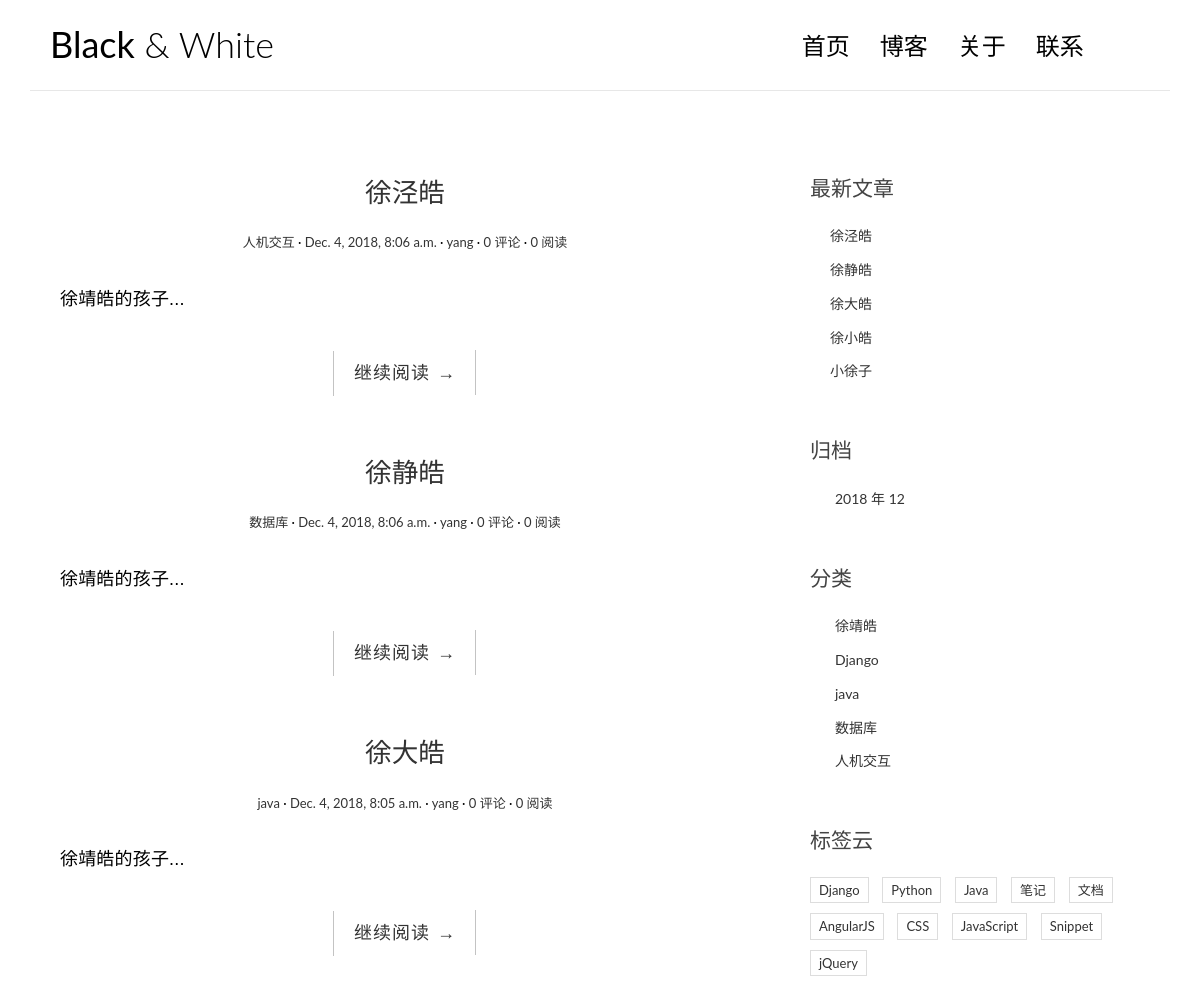
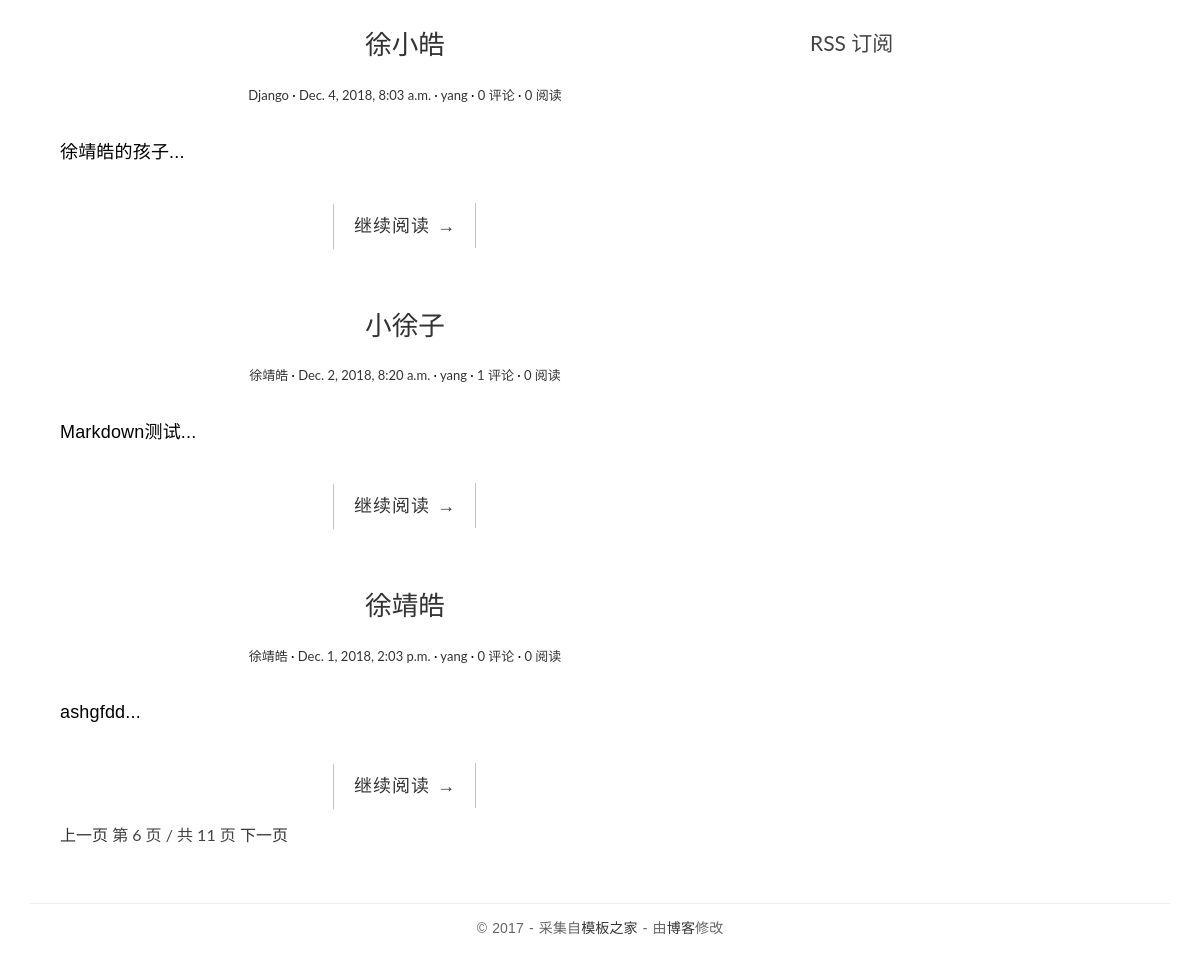
The app's page /index/ with its own data (2 pictures, top to bottom).
### blog/models.py (models this page shows, shortened)
@python_2_unicode_compatible
class Post(models.Model):
    title = models.CharField(max_length=70)
    body = models.TextField()
    created_time = models.DateTimeField()
    modified_time = models.DateTimeField()
    excerpt = models.CharField(max_length=200, blank=True)
    category = models.ForeignKey(Category, on_delete=models.CASCADE)
    tags = models.ManyToManyField(Tag, blank=True)
    author = models.ForeignKey(User, on_delete=models.CASCADE)
    views = models.PositiveIntegerField(default=0)
    def get_absolute_url(self):
        return reverse('blog:detail', kwargs={'pk': self.pk})
    class Meta:
        ordering = ['-created_time']

@python_2_unicode_compatible
class Category(models.Model):
    name = models.CharField(max_length=100)

### blog/views.py (the view)
# urls.py: url(r'^index/', views.index, name='index'),
def index(request):
    post_list = Post.objects.all().order_by('-created_time')
    return render(request, 'blog/index.html', context={'post_list': post_list})

### blog/templatetags/blog_tags.py (called while the page is built)
@register.simple_tag
def get_recent_posts(num=5):
    return Post.objects.all().order_by('-created_time')[:num]

@register.simple_tag
def archives():
    return Post.objects.dates('created_time', 'month', order='DESC')

@register.simple_tag
def get_categories():
    return Category.objects.annotate(num_posts=Count('post')).filter(num_posts__gt=0)

### templates/blog/index.html (shortened to what this page needs)
{% extends 'base.html' %}
{% block main %}
    {% for post in post_list %}
        <article class="post post-{{ post.pk }}">
            <header class="entry-header">
                <h1 class="entry-title">
                    <a href="{{ post.get_absolute_url }}">{{ post.title }}</a>
                </h1>
                <div class="entry-meta">
                    <span class="post-category"><a href="{% url 'blog:category' post.category.pk %}">{{ post.category.name }}</a></span>
                    <span class="post-date"><a href="#"><time class="entry-date"
                                                            datetime="{{ post.created_time }}">{{ post.created_time }}</time></a></span>
                    <span class="post-author"><a href="#">{{ post.author }}</a></span>
                    <span class="comments-link"><a href="{{ post.get_absolute_url }}#comment-area">{{ post.comment_set.count }} 评论</a></span>
                    <span class="views-count"><a href="{{ post.get_absolute_url }}">{{ post.views }} 阅读</a></span>
                </div>
            </header>
            <div class="entry-content clearfix">
                <p>{{ post.excerpt }}...</p>
                <div class="read-more cl-effect-14">
                    <a href="{{ post.get_absolute_url }}" class="more-link">继续阅读 <span class="meta-nav">→</span></a>
                </div>
            </div>
        </article>
    {% empty %}
        <div class="no-post">暂时还没有发布的文章！</div>
    {% endfor %}
    <div class="pagination-simple">
        <a href="#">上一页</a>
        <span class="current">第 6 页 / 共 11 页</span>
        <a href="#">下一页</a>
    </div>
{% endblock main %}

### templates/base.html (shortened to what this page needs)
{% load staticfiles %}
{% load blog_tags %}
<!DOCTYPE html>
<html>
    <head>
        <link rel="stylesheet" href="http://code.ionicframework.com/ionicons/2.0.1/css/ionicons.min.css">
        <link rel="stylesheet" href="{% static 'css/bootstrap.min.css' %}">
        <link rel="stylesheet" href="{% static 'css/pace.css' %}">
        <link rel="stylesheet" href="{% static 'css/custom.css' %}">
        <link rel="stylesheet" href="{% static 'css/highlights/github.css' %}">
    </head>
    <body>
        <div class="container">
            <header id="site-header">
                <div class="row">
                    <div class="col-md-4 col-sm-5 col-xs-8">
                        <div class="logo">
                            <h1><a href="{% url 'blog:index' %}"><b>Black</b> &amp; White</a></h1>
                        </div>
                    </div>
                    <div class="col-md-8 col-sm-7 col-xs-4">
                        <nav class="main-nav" role="navigation">
                            <div class="collapse navbar-collapse" id="bs-example-navbar-collapse-1">
                                <ul class="nav navbar-nav navbar-right">
                                    <li class="cl-effect-11"><a href="{% url 'blog:index' %}" data-hover="首页">首页</a></li>
                                    <li class="cl-effect-11"><a href="../full-width.html" data-hover="博客">博客</a></li>
                                    <li class="cl-effect-11"><a href="../about.html" data-hover="关于">关于</a></li>
                                    <li class="cl-effect-11"><a href="../contact.html" data-hover="联系">联系</a></li>
                                </ul>
                            </div>
                        </nav>
                    </div>
                </div>
            </header>
        </div>
        <div class="content-body">
            <div class="container">
                <div class="row">
                    <main class="col-md-8">
                        {% block main %}
                        {% endblock main %}
                    </main>
                    <aside class="col-md-4">
                        <div class="widget widget-recent-posts">
                            <h3 class="widget-title">最新文章</h3>
                            {% get_recent_posts as recent_post_list %}
                            <ul>
                                {% for post in recent_post_list %}
                                    <li>
                                        <a href="{{ post.get_absolute_url }}">{{ post.title }}</a>
                                    </li>
                                {% empty %}
                                    暂无文章
                                {% endfor %}
                            </ul>
                        </div>
                        <div class="widget widget-archives">
                            <h3 class="widget-title">归档</h3>
                            {% archives as date_list %}
                            <ul>
                                {% for date in date_list %}
                                <li>
                                    <a href="{% url 'blog:archives' date.year date.month %}">{{ date.year }} 年 {{ date.month }}</a>
                                </li>
                                {% empty %}
                                    暂无归档！
                                {% endfor %}
                            </ul>
                        </div>
                        <div class="widget widget-category">
                            <h3 class="widget-title">分类</h3>
                            {% get_categories as category_list %}
                            <ul>
                                {% for category in category_list %}
                                    <li>
                                        <a href="{% url 'blog:category' category.pk %}">{{ category.name }}  </a>
                                    </li>
                                {% empty %}
                                    暂无分类！
                                {% endfor %}
                            </ul>
                        </div>
                        <div class="widget widget-tag-cloud">
                            <h3 class="widget-title">标签云</h3>
                            <ul>
                                <li>
                                    <a href="#">Django</a>
                                </li>
                                <li>
                                    <a href="#">Python</a>
                                </li>
                                <li>
                                    <a href="#">Java</a>
                                </li>
                                <li>
                                    <a href="#">笔记</a>
                                </li>
                                <li>
                                    <a href="#">文档</a>
                                </li>
                                <li>
                                    <a href="#">AngularJS</a>
                                </li>
                                <li>
                                    <a href="#">CSS</a>
                                </li>
                                <li>
                                    <a href="#">JavaScript</a>
                                </li>
                                <li>
                                    <a href="#">Snippet</a>
                                </li>
                                <li>
                                    <a href="#">jQuery</a>
                                </li>
                            </ul>
                        </div>
                        <div class="rss">
                            <a href=""> RSS 订阅</a>
                        </div>
                    </aside>
                </div>
            </div>
        </div>
        <footer id="site-footer">
            <div class="container">
                <div class="row">
                    <div class="col-md-12">
                        <p class="copyright">&copy 2017 - 采集自<a href="http://www.cssmoban.com/"
                                                                target="_blank" title="模板之家">模板之家</a>
                            - 由<a href="http://zmrenwu.com/" title="网页模板" target="_blank">博客</a>修改
                        </p>
                    </div>
                </div>
            </div>
        </footer>
    </body>
</html>

### blog/static/css/custom.css (style rules this page uses)
* { outline: none; }
h1, h2, h3, h4, h5, h6 { margin-top: 0; }
b { font-weight: 400; }
a { color: #333; }
body { color: #444; font-family: 'Lato', sans-serif; }
p { font-family: 'Ubuntu', sans-serif; font-weight: 400; word-spacing: 1px; letter-spacing: 0.01em; }
#site-header { background-color: #FFF; padding: 25px 20px; margin-bottom: 40px; border-bottom: 1px solid #e7e7e7; }
.logo h1 a { color: #000; }
.logo h1 { margin: 0; font-family: 'Lato', sans-serif; font-weight: 300; }
.main-nav { margin-top: 11px; max-width: 95%; }
.main-nav a { color: #000000 !important; padding: 0 0 5px 0 !important; margin-right: 30px; font-family: 'Lato', sans-serif; font-weight: 300; font-size: 24px; }
.cl-effect-11 a { padding: 10px 0; color: #0972b4; text-shadow: none; }
.cl-effect-11 a::before { position: absolute; top: 0; left: 0; overflow: hidden; padding: 0 0 5px 0 !important; max-width: 0; border-bottom: 1px solid #000; color: #000; content: attr(data-hover); white-space: nowrap; -webkit-transition: max-width 0.5s; -moz-transition: max-width 0.5s; transition: max-width 0.5s; }
.content-body { padding-bottom: 4em; }
.post { background: #fff; padding: 30px 30px 0; }
.entry-title { text-align: center; font-size: 1.9em; margin-bottom: 20px; line-height: 1.6; padding: 10px 20px 0; }
.entry-meta { text-align: center; color: #DDDDDD; font-size: 13px; margin-bottom: 30px; }
.entry-content { font-size: 18px; line-height: 1.9; font-weight: 300; color: #000; }
.post-category::after, .post-date::after, .post-author::after, .comments-link::after { content: ' ·'; color: #000; }
.read-more { font-family: 'Ubuntu', sans-serif; font-weight: 400; word-spacing: 1px; letter-spacing: 0.01em; text-align: center; margin-top: 20px; }
.cl-effect-14 a { padding: 0 20px; height: 45px; line-height: 45px; position: relative; display: inline-block; margin: 15px 25px; letter-spacing: 1px; font-weight: 400; text-shadow: 0 0 1px rgba(255, 255, 255, 0.3); }
.cl-effect-14 a::before, .cl-effect-14 a::after { position: absolute; width: 45px; height: 1px; background: #C3C3C3; content: ''; -webkit-transition: all 0.3s; -moz-transition: all 0.3s; transition: all 0.3s; pointer-events: none; }
.cl-effect-14 a::before { top: 0; left: 0; -webkit-transform: rotate(90deg); -moz-transform: rotate(90deg); transform: rotate(90deg); -webkit-transform-origin: 0 0; -moz-transform-origin: 0 0; transform-origin: 0 0; }
.cl-effect-14 a::after { right: 0; bottom: 0; -webkit-transform: rotate(90deg); -moz-transform: rotate(90deg); transform: rotate(90deg); -webkit-transform-origin: 100% 0; -moz-transform-origin: 100% 0; transform-origin: 100% 0; }
.widget { background: #fff; padding: 30px 0 0; }
.widget-title { font-size: 1.5em; margin-bottom: 20px; line-height: 1.6; padding: 10px 0 0; font-weight: 400; }
.widget-recent-posts ul { padding: 0; margin: 0; padding-left: 20px; }
.widget-recent-posts ul li { list-style-type: none; position: relative; line-height: 170%; margin-bottom: 10px; }
.widget-recent-posts ul li::before { content: '\f3d3'; font-family: "Ionicons"; position: absolute; left: -17px; top: 3px; font-size: 16px; color: #000; }
.widget-archives ul { padding: 0; margin: 0; padding-left: 25px; }
.widget-archives ul li { list-style-type: none; position: relative; line-height: 170%; margin-bottom: 10px; }
.widget-archives ul li::before { content: '\f3f3'; font-family: "Ionicons"; position: absolute; left: -25px; top: 1px; font-size: 16px; color: #000; }
.widget-category ul { padding: 0; margin: 0; padding-left: 25px; }
.widget-category ul li { list-style-type: none; position: relative; line-height: 170%; margin-bottom: 10px; }
.widget-category ul li::before { content: '\f3fe'; font-family: "Ionicons"; position: absolute; left: -25px; top: 1px; font-size: 18px; color: #000; }
.widget-tag-cloud ul { padding: 0; margin: 0; margin-right: -10px; }
.widget-tag-cloud ul li { list-style-type: none; font-size: 13px; display: inline-block; margin-right: 10px; margin-bottom: 10px; padding: 3px 8px; border: 1px solid #ddd; }
.rss { font-size: 21px; margin-top: 30px; }
.rss a { color: #444; }
#site-footer { padding-top: 10px; padding: 0 0 1.5em 0; }
.copyright { text-align: center; padding-top: 1em; margin: 0; border-top: 1px solid #eee; color: #666; }
.pagination-simple { padding-left: 30px; font-size: 16px; }

### records on screen
Post: title "徐泾皓", category.name "人机交互", created_time "Dec. 4, 2018, 8:06 a.m.", author "yang", comment_set.count "0", views "0", excerpt "徐靖皓的孩子"
Post: title "徐静皓", category.name "数据库", created_time "Dec. 4, 2018, 8:06 a.m.", author "yang", comment_set.count "0", views "0", excerpt "徐靖皓的孩子"
Post: title "徐大皓", category.name "java", created_time "Dec. 4, 2018, 8:05 a.m.", author "yang", comment_set.count "0", views "0", excerpt "徐靖皓的孩子"
Post: title "徐小皓", category.name "Django", created_time "Dec. 4, 2018, 8:03 a.m.", author "yang", comment_set.count "0", views "0", excerpt "徐靖皓的孩子"
Post: title "小徐子", category.name "徐靖皓", created_time "Dec. 2, 2018, 8:20 a.m.", author "yang", comment_set.count "1", views "0", excerpt "Markdown测试"
Post: title "徐靖皓", category.name "徐靖皓", created_time "Dec. 1, 2018, 2:03 p.m.", author "yang", comment_set.count "0", views "0", excerpt "ashgfdd"
Category: name "徐靖皓"
Category: name "Django"
Category: name "java"
Category: name "数据库"
Category: name "人机交互"

### other values on screen
{{ date.year }} "2018"
{{ date.month }} "12"
